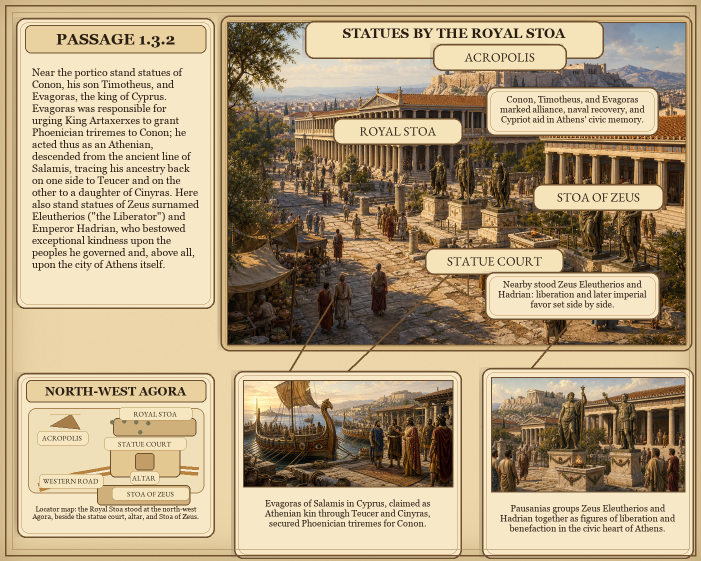
#> input picture graphic_book/images/1/3/2.png, 1402 x 1122 px (shown at 1/2 size)
$ python -i render_passage_1_6_2.py   (imports and definitions only)
#> lines starting #> are read from the running program, lines starting #| are printed output that depends on the picture
### graphic_book_fonts.py
"""Select explicit or installed serif fonts on macOS and Linux."""

import os
from pathlib import Path


def installed_font(variable: str, candidates: list[str]) -> str:
    """Honor configured fonts and fail before rendering if none is installed."""
#> called with variable = 'PAUSANIAS_GRAPHIC_BOOK_BODY_FONT'
    configured = os.environ.get(variable)
    if configured:
        candidates = [configured]
    for candidate in candidates:
        if Path(candidate).is_file():
            return candidate
#> further down, picture is the input picture: PIL image 1402x1122 RGB; mean R, G, B 178.8, 159, 127
    raise RuntimeError(f"Install a serif font or set {variable}; checked {candidates}")


BODY_FONT = installed_font(
    "PAUSANIAS_GRAPHIC_BOOK_BODY_FONT",
    [
        "/System/Library/Fonts/Supplemental/Georgia.ttf",
        "/usr/share/fonts/truetype/dejavu/DejaVuSerif.ttf",
        "/usr/share/fonts/truetype/liberation2/LiberationSerif-Regular.ttf",
    ],
)
TITLE_FONT = installed_font(
    "PAUSANIAS_GRAPHIC_BOOK_TITLE_FONT",
    [
        "/System/Library/Fonts/Supplemental/Georgia Bold.ttf",
        "/usr/share/fonts/truetype/dejavu/DejaVuSerif-Bold.ttf",
        "/usr/share/fonts/truetype/liberation2/LiberationSerif-Bold.ttf",
    ],
)
DISPLAY_FONT = installed_font(
    "PAUSANIAS_GRAPHIC_BOOK_DISPLAY_FONT",
    [
        str(Path.home() / "Library/Fonts/EBGaramond-VariableFont_wght.ttf"),
        BODY_FONT,
    ],
)

### graphic_book/render_passage_1_3_2.py
#!/usr/bin/env python3

from __future__ import annotations

import json
import sqlite3
import sys
from dataclasses import asdict, dataclass
from pathlib import Path

ROOT_DIR = Path(__file__).resolve().parents[1]
if str(ROOT_DIR) not in sys.path:
    sys.path.insert(0, str(ROOT_DIR))

from graphic_book_corpus import snapshot_path
from graphic_book_fonts import BODY_FONT, TITLE_FONT, DISPLAY_FONT

from PIL import Image, ImageDraw, ImageFilter, ImageFont, ImageOps


WIDTH = 1402
HEIGHT = 1122
PASSAGE_ID = "1.3.2"

PARCHMENT = "#efd9ab"
PARCHMENT_LIGHT = "#f7e8c8"
PARCHMENT_DEEP = "#d8bb86"
INK = "#2a1e13"
RULE = "#6f5130"
ROAD = "#b8823f"
ROAD_LIGHT = "#f4ead6"
WALL = "#8c6a3f"
CITY = "#cfb07a"
CITY_LIGHT = "#f6e7c0"
BRONZE = "#7b7655"


@dataclass
class FitRecord:
    name: str
    rect: tuple[int, int, int, int]
    font_path: str
    font_size: int
    text_bbox: tuple[int, int, int, int]
    text: str


def root_dir() -> Path:
    return ROOT_DIR


# [245 lines left out: functions load_translation, make_parchment, panel_shadow, paste_with_shadow, crop_to_fill, wrap_text and 6 more, not called in this run]


def draw_leader(draw: ImageDraw.ImageDraw, start: tuple[int, int], end: tuple[int, int]) -> None:
    draw.line((start, end), fill=RULE, width=3)
    draw.ellipse((start[0] - 5, start[1] - 5, start[0] + 5, start[1] + 5), fill=RULE)


# [6 lines left out: function draw_polyline_leader, not called in this run]


def add_border(draw: ImageDraw.ImageDraw) -> None:
    draw.rectangle((10, 10, WIDTH - 10, HEIGHT - 10), outline=RULE, width=3)
    draw.rectangle((24, 24, WIDTH - 24, HEIGHT - 24), outline="#9d7d4e", width=1)


# [263 lines left out: functions make_locator_map, render_page, main, not called in this run]


# [2 lines that do not run on import are left out]

### graphic_book/render_passage_1_6_2.py
#!/usr/bin/env python3

from __future__ import annotations

import json
import sqlite3
import sys
from dataclasses import asdict
from pathlib import Path

ROOT_DIR = Path(__file__).resolve().parents[1]
if str(ROOT_DIR) not in sys.path:
    sys.path.insert(0, str(ROOT_DIR))

from graphic_book_corpus import snapshot_path

from PIL import Image, ImageDraw, ImageEnhance, ImageFilter, ImageOps

from graphic_book.render_passage_1_3_2 import (
    BODY_FONT,
    DISPLAY_FONT,
    FitRecord,
    HEIGHT,
    PARCHMENT_DEEP,
    RULE,
    TITLE_FONT,
    WIDTH,
    add_border,
    crop_to_fill,
    draw_fitted_text,
    draw_leader,
    draw_polyline_leader,
    framed_panel,
    make_inset_panel,
    make_label,
    make_parchment,
    paste_with_shadow,
    root_dir,
)


PASSAGE_ID = "1.6.2"
ASSET_DIR = root_dir() / "graphic_book/assets/generated/1_6_2"
MAIN_ART = ASSET_DIR / "main_ptolemy_partition_tableau.png"
OXYDRACAE_ART = ASSET_DIR / "oxydracae_rescue.png"
PARTITION_ART = ASSET_DIR / "babylon_partition_council.png"


# [20 lines left out: functions load_translation, validate_fit_records, not called in this run]


def warm_art(image: Image.Image, *, grain_strength: float = 0.026) -> Image.Image:
#> called with grain_strength = 0.026
    image = image.convert("RGB")
    image = ImageEnhance.Contrast(image).enhance(1.04)
    image = ImageEnhance.Color(image).enhance(0.90)
    image = ImageEnhance.Sharpness(image).enhance(1.05)
    wash = Image.new("RGB", image.size, "#dfbd82")
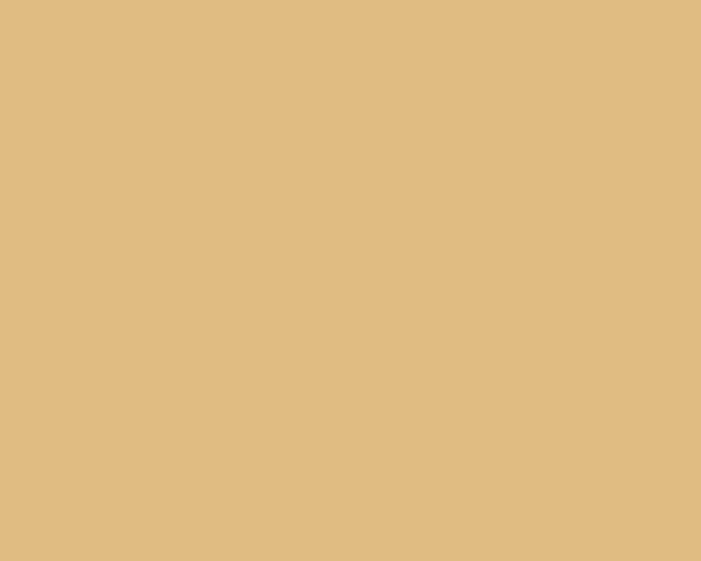
#> wash: PIL image 1402x1122 RGB (shown at 1/2 size); mean R, G, B 223, 189, 130
    image = Image.blend(image, wash, 0.05)
    grain = Image.effect_noise(image.size, 6).convert("L")
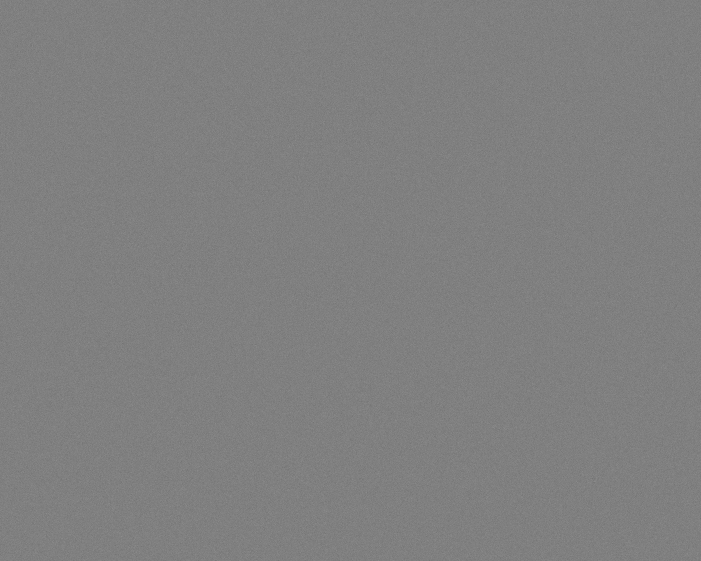
#> grain: PIL image 1402x1122 L (shown at 1/2 size); min 96, max 156, mean 127.5
    grain = ImageOps.autocontrast(grain)
    grain_rgb = ImageOps.colorize(grain, black="#8e693d", white="#fff1ce")
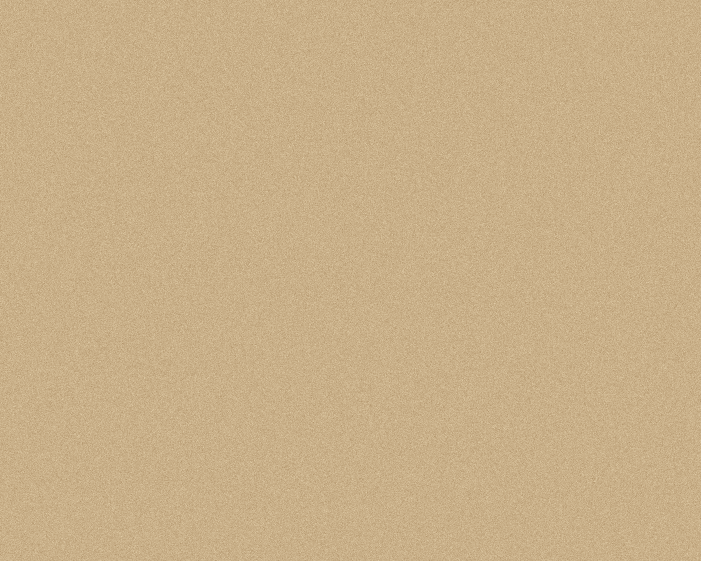
#> grain_rgb: PIL image 1402x1122 RGB (shown at 1/2 size); mean R, G, B 200.7, 175.6, 136.4
    return Image.blend(image, grain_rgb, grain_strength)


# [246 lines left out: functions make_compact_callout, make_route_key, render_page, main, not called in this run]


# [2 lines not run here, left out]

>>> from PIL import Image
>>> picture = Image.open('images/1/3/2.png')
>>> result = warm_art(picture)
